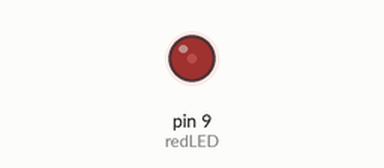
This sketch was run on a simulated Arduino Uno, built with avr-gcc and run on an emulated ATmega328P. Shown: output pins drawn as LEDs (lit = HIGH).

Above: at 0.05 s.
At 7.45 s:
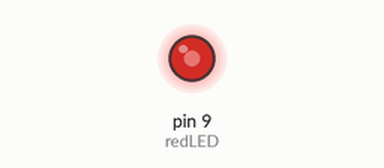
At 14.95 s:
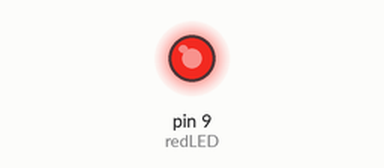
Timing chart, 0 to 19.5 s (numbered marks = the images above):
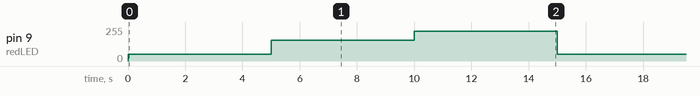

The sketch:

analog_Write.ino
```cpp
int redLED = 9;
int time = 5000;
int bright = 50;
int brighter = 155;
int brightest = 225;


void setup() {
  // put your setup code here, to run once:
  pinMode(redLED,OUTPUT);

}

void loop() {
  // put your main code here, to run repeatedly:

  analogWrite(redLED,bright);
  delay(time);

  analogWrite(redLED,brighter);
  delay(time);

  analogWrite(redLED,brightest);
  delay(time);


}
```

Measured:
- by itself, pin 9 (redLED): repeats every 15.0 s: 155/255 5.0 s, 225/255 5.0 s, 50/255 5.0 s
